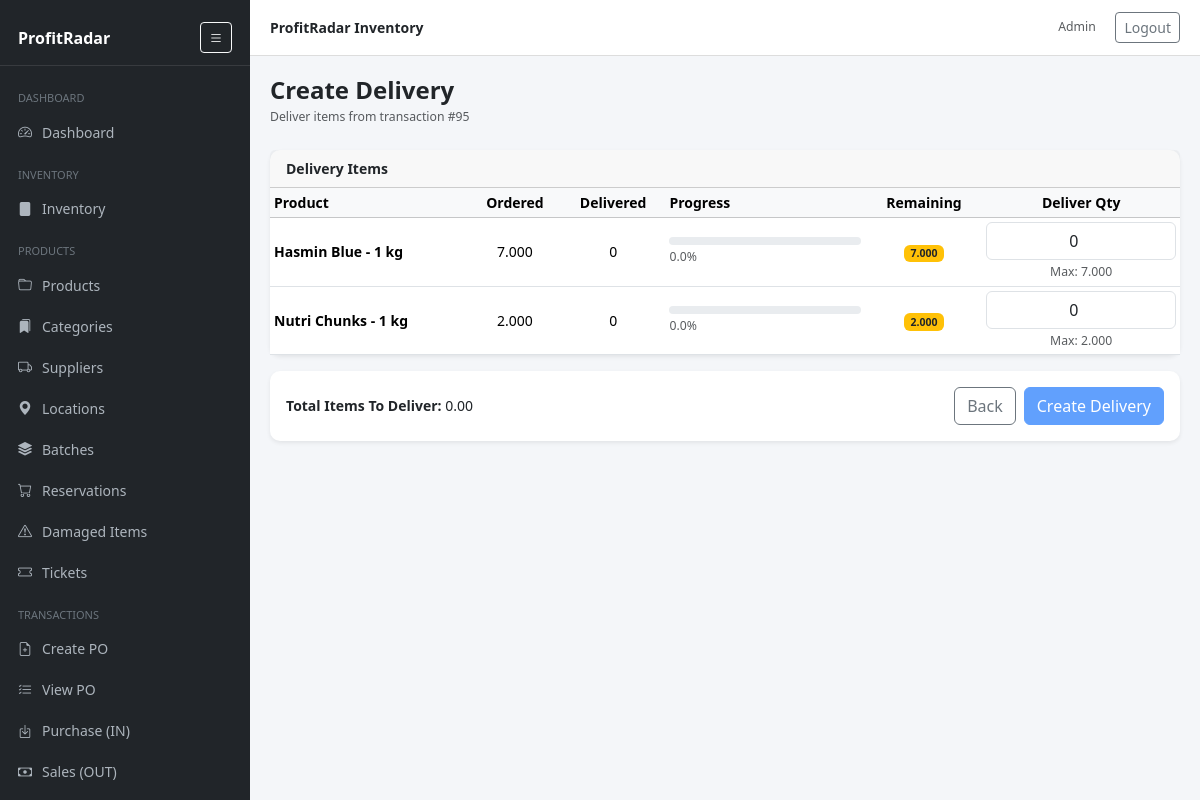
The app's page /deliveries/create.php?transaction_id=95 (signed in) with its own data.
### tables this page shows
CREATE TABLE `transaction_items` (
  `id` int(11) NOT NULL,
  `transaction_id` int(11) NOT NULL,
  `product_id` int(11) NOT NULL,
  `qty` decimal(12,3) NOT NULL,
  `unit_price` decimal(12,2) NOT NULL DEFAULT 0.00,
  `cost_at_sale` decimal(10,2) DEFAULT NULL,
  `price_tier` enum('retail','wholesale') DEFAULT NULL,
  `discount_type` enum('percent','amount') DEFAULT NULL,
  `discount_value` decimal(12,2) DEFAULT NULL
);

CREATE TABLE `products` (
  `id` int(11) NOT NULL,
  `code` varchar(64) NOT NULL,
  `name` varchar(200) NOT NULL,
  `product_type` enum('retail','wholesale') NOT NULL DEFAULT 'retail',
  `category` varchar(120) DEFAULT NULL,
  `category_id` int(11) DEFAULT NULL,
  `location_id` int(11) DEFAULT NULL,
  `supplier_id` int(11) DEFAULT NULL,
  `location` varchar(120) DEFAULT NULL,
  `cost_price` decimal(12,2) DEFAULT 0.00,
  `sell_price` decimal(12,2) DEFAULT 0.00,
  `promo_discount_type` enum('percent','amount') DEFAULT NULL,
  `promo_discount_value` decimal(10,2) DEFAULT NULL,
  `sold_by` enum('each','weight') NOT NULL DEFAULT 'each',
  `unit` varchar(20) NOT NULL DEFAULT 'pc',
  `wholesale_price` decimal(10,2) NOT NULL DEFAULT 0.00,
  `barcode` varchar(128) DEFAULT NULL,
  `low_stock_threshold` int(11) DEFAULT NULL,
  `stock_qty` decimal(12,3) NOT NULL DEFAULT 0.000,
  `reserved_qty` int(11) NOT NULL DEFAULT 0,
  `is_active` tinyint(1) NOT NULL DEFAULT 1,
  `created_at` timestamp NOT NULL DEFAULT current_timestamp(),
  `updated_at` timestamp NULL DEFAULT NULL,
  `retail_stock` decimal(12,3) NOT NULL DEFAULT 0.000,
  `wholesale_stock` decimal(12,3) NOT NULL DEFAULT 0.000,
  `sale_type` enum('retail','wholesale') NOT NULL DEFAULT 'retail',
  `user_id` int(11) NOT NULL
);

### includes/functions.php (called while the page is built, shortened)
<?php
function h($s){ return htmlspecialchars((string)$s, ENT_QUOTES, 'UTF-8'); }

### deliveries/create.php (the view, shortened to what this page needs)
<?php
require_once __DIR__.'/../includes/header.php';
$pdo = getDB();
$transaction_id = $_GET['transaction_id'] ?? null;
$transaction_id = (int)$transaction_id;
$stmt = $pdo->prepare("
SELECT
    ti.id AS transaction_item_id,
    ti.product_id,
    p.name,
    ti.qty AS ordered_qty,
    COALESCE(SUM(di.quantity),0) AS delivered_qty,
    (ti.qty - COALESCE(SUM(di.quantity),0)) AS remaining_qty
FROM transaction_items ti
JOIN products p ON p.id = ti.product_id
LEFT JOIN delivery_items di ON di.transaction_item_id = ti.id
WHERE ti.transaction_id = ?
GROUP BY ti.id
");
$stmt->execute([$transaction_id]);
$result = $stmt->fetchAll(PDO::FETCH_ASSOC);
?>
<div class="mb-4">
    <h4 class="fw-semibold mb-0">Create Delivery</h4>
    <small class="text-muted">
        Deliver items from transaction #<?php echo $transaction_id; ?>
    </small>
</div>
<form action="store.php" method="POST">
<div class="card shadow-sm">
<div class="card-header">
    <strong>Delivery Items</strong>
</div>
<div class="table-responsive">
<table class="table table-hover table-sm align-middle mb-0">
<thead class="table-light">
<tr>
<th>Product</th>
<th class="text-center">Ordered</th>
<th class="text-center">Delivered</th>
<th>Progress</th>
<th class="text-center">Remaining</th>
<th class="text-center">Deliver Qty</th>
</tr>
</thead>
<tbody>
<?php if (!$result): ?>
<tr>
<td colspan="6" class="text-center text-muted py-4">
No items found for this transaction.
</td>
</tr>
<?php else: ?>
<?php foreach ($result as $row):
$ordered = $row['ordered_qty'];
$delivered = $row['delivered_qty'];
$remaining = $row['remaining_qty'];
$percent = $ordered > 0 ? ($delivered / $ordered) * 100 : 0;
?>
<tr>
<td class="fw-semibold"><?php echo h($row['name']); ?></td>
<td class="text-center"><?php echo $ordered; ?></td>
<td class="text-center"><?php echo $delivered; ?></td>
<td style="width:200px">
<div class="progress" style="height:8px">
</div>
<small class="text-muted">
<?php echo number_format($percent,1); ?>%
</small>
</td>
<td class="text-center">
<?php if ($remaining > 0): ?>
<span class="badge bg-warning text-dark">
<?php echo $remaining; ?>
</span>
<?php else: ?>
<span class="badge bg-success">Completed</span>
<?php endif; ?>
</td>
<td class="text-center">
<input
type="number"
class="form-control text-center deliver-input"
name="deliver_qty[<?php echo $row['transaction_item_id']; ?>]"
min="0"
max="<?php echo $remaining; ?>"
step="0.001"
value="0">
<small class="text-muted">
Max: <?php echo $remaining; ?>
</small>
</td>
</tr>
<?php endforeach; ?>
<?php endif; ?>
</tbody>
</table>
</div>
</div>
<div class="card shadow-sm mt-3">
<div class="card-body d-flex justify-content-between align-items-center">
<div>
<strong>Total Items To Deliver:</strong>
<span id="totalDeliver">0</span>
</div>
<div class="d-flex gap-2">
<a href="index.php" class="btn btn-outline-secondary">
Back
</a>
<button type="submit" class="btn btn-primary">
Create Delivery
</button>
</div>
</div>
</div>
</form>
<?php require_once __DIR__.'/../includes/footer.php'; ?>

### includes/header.php (style rules this page uses)
body { background:#f4f6f9; font-size:14px; }
.card { border:0; border-radius:10px; box-shadow:0 2px 10px rgba(0,0,0,.05); }

### records on screen
transaction_items: product.name "Hasmin Blue - 1 kg", qty "7.000", delivered "0", percent "0.0", remaining "7.000"
transaction_items: product.name "Nutri Chunks - 1 kg", qty "2.000", delivered "0", percent "0.0", remaining "2.000"

### other values on screen
APP_NAME "ProfitRadar Inventory"
current_user()['name'] "Admin"
$transaction_id "95"
